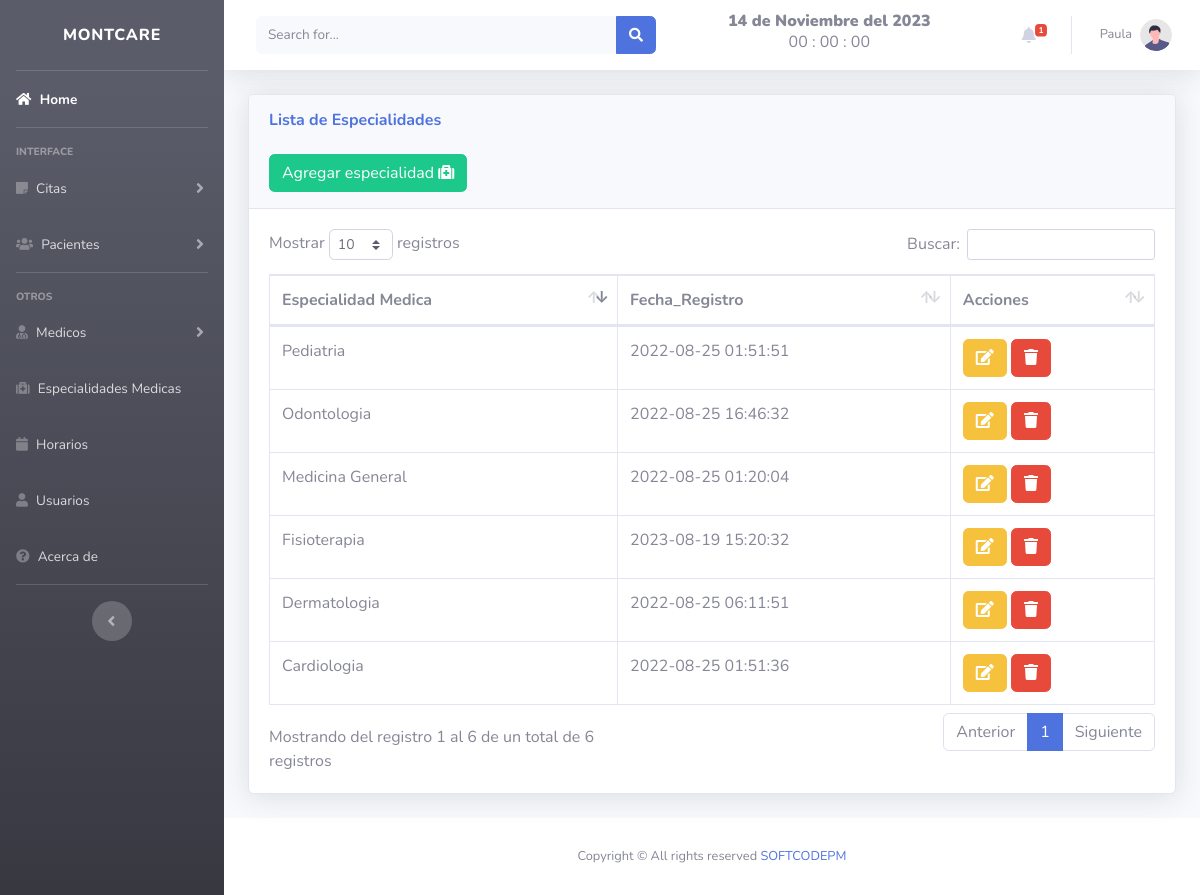
The page /citas-medicas/views/especialidades.php (signed in) on the database its author committed.
### tables this page shows
CREATE TABLE `especialidades` (
  `id` int(11) NOT NULL,
  `nombre` varchar(100) NOT NULL,
  `fecha` timestamp NOT NULL DEFAULT current_timestamp()
);

### citas-medicas/views/especialidades.php (the view, shortened to what this page needs)
<!DOCTYPE html>
<html lang="en">
<head>
</head>
<?php include "../includes/header.php"; ?>
<body id="page-top">
    <div class="container-fluid">
        <div class="card shadow mb-4">
            <div class="card-header py-3">
                <h6 class="m-0 font-weight-bold text-primary">Lista de Especialidades</h6>
                <br>
                <button type="button" class="btn btn-success" data-toggle="modal" data-target="#especialidad">
                    <span class="glyphicon glyphicon-plus"></span> Agregar especialidad <i class="fa fa-medkit" aria-hidden="true"></i> </a></button>
            </div>
            <div class="card-body">
                <div class="table-responsive">
                    <table class="table table-bordered" id="dataTable" width="100%" cellspacing="0">
                        <thead>
                            <tr>
                                <th>Especialidad Medica</th>
                                <th>Fecha_Registro</th>
                                <th>Acciones</th>
                            </tr>
                        </thead>
                        <?php
                        include "../includes/db.php";
                        $result = mysqli_query($conexion, "SELECT * FROM especialidades ");
                        while ($fila = mysqli_fetch_assoc($result)) :
                        ?>
                            <tr>
                                <td><?php echo $fila['nombre']; ?></td>
                                <td><?php echo $fila['fecha']; ?></td>
                                <td>
                                    <a class="btn btn-warning" href="../includes/editar_esp.php?id=<?php echo $fila['id'] ?> ">
                                        <i class="fa fa-edit "></i> </a>
                                    <a href="../includes/eliminar_esp.php?id=<?php echo $fila['id'] ?> " class="btn btn-danger btn-del">
                                        <i class="fa fa-trash "></i></a></button>
                                </td>
                            </tr>
                        <?php endwhile; ?>
                    </table>
                </div>
            </div>
        </div>
    </div>
    <?php include "../includes/footer.php"; ?>
</body>
</html>

### rows shown on the page
especialidades: nombre "Medicina General", fecha "2022-08-25 01:20:04"
especialidades: nombre "Cardiologia", fecha "2022-08-25 01:51:36"
especialidades: nombre "Pediatria", fecha "2022-08-25 01:51:51"
especialidades: nombre "Dermatologia", fecha "2022-08-25 06:11:51"
especialidades: nombre "Odontologia", fecha "2022-08-25 16:46:32"
especialidades: nombre "Fisioterapia", fecha "2023-08-19 15:20:32"

### other values the page prints
fecha() "14 de Noviembre del 2023"
$_SESSION['nombre'] "Paula"
